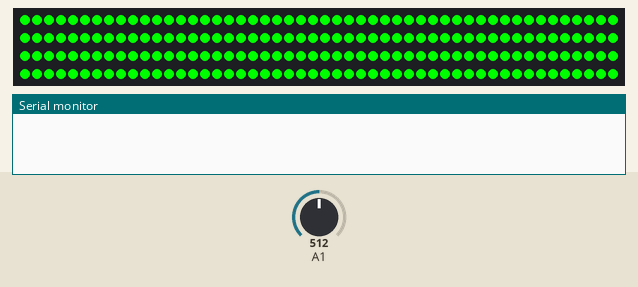
Simulated run of this sketch. Board: Arduino Uno, built with avr-gcc and run on an emulated ATmega328P. On the bench: 200 RGB LEDs in strip order, left to right, continuing on the next row, the last lines printed to the serial monitor. Inputs (shaded band) come from the test bench; at power-on: A1 = 512. Colours are those a GRB WS2812 strip shows for the declared byte order.

Above: at 0.1 s.
At 2.2 s:
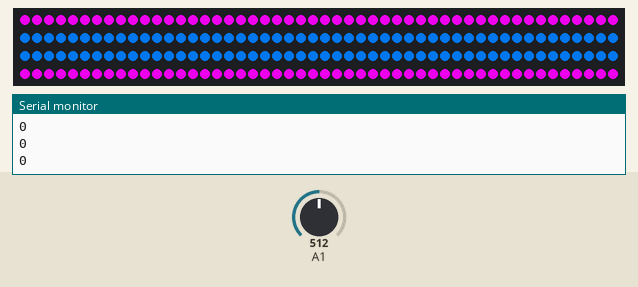
2.3 s: A1 set to 440
3.8 s: A1 set to 460
5.3 s: A1 set to 511
At 5.35 s:
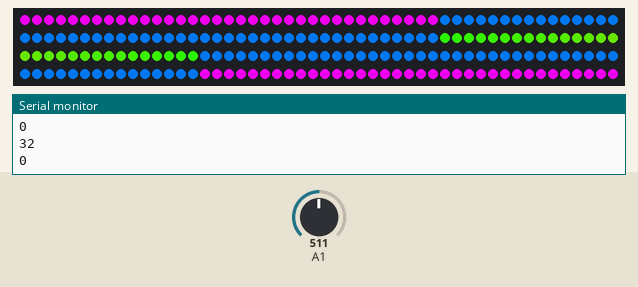
Timing chart, 0 to 8.3 s (numbered marks = the images above; inputs shaded):
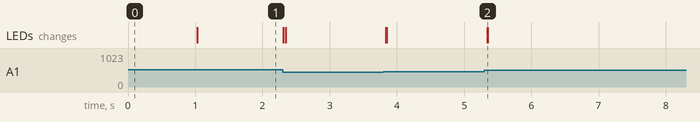

The sketch:

LED.ino
```cpp
#include <FastLED.h>

#define NUM_LEDS 200
#define LED_PIN 3
#define SOUND_PIN 1
#define brightness 255

const int sampleWindow = 10; // Sample window width in mS (50 mS = 20Hz)
unsigned int sample;

float sensorvalue = 0, lastmaxsensorvalue = 0, lastminsensorvalue = 1024.0;
int curshow = NUM_LEDS;
float val;

int findLEDNum(int len, float soundMin, float soundMax, float sound);

int loopCount = 0;

float fade_scale = 1.3;

float fscale(float originalMin, float originalMax, float newBegin, float newEnd, float inputValue, float curve);
void FillLEDsFromPaletteColors(uint8_t colorIndex, int curshow, int flag);
void RunBeats(int x);
int leftOver = 0;
int seperator = 0;
void RunBeats2(int x);
int curshowArray[20] = {0};

void insertCurshow(int x)
{
    int i;
    for (i = 0; i < 19; i++)
    {
        curshowArray[i + 1] = curshowArray[i];
    }
    curshowArray[0] = x;
}
int averageCurshow()
{
    int i, sum = 0;
    for (i = 0; i < 20; i++)
    {
        sum += curshowArray[i];
    }
    int res = sum / 20;
    return res;
}

CRGBPalette16 currentPalette;
TBlendType currentBlending;

CRGB currentColor;
CRGB leds[NUM_LEDS];

void setup()
{
    Serial.begin(9600);
    // put your setup code here, to run once:
    FastLED.addLeds<WS2812B, LED_PIN, BRG>(leds, NUM_LEDS);
    FastLED.setBrightness(brightness);
    for (int i = 0; i < NUM_LEDS; i++)
        leds[i] = CRGB(0, 0, 255);
    currentPalette = PartyColors_p;
    currentBlending = LINEARBLEND;
    FastLED.show();
    delay(1000);
}

void loop()
{
    unsigned long startMillis = millis(); // Start of sample window
    unsigned int peakToPeak = 0;          // peak-to-peak level

    unsigned int signalMax = 0;
    unsigned int signalMin = 1024;

    // collect data for 50 mS
    while (millis() - startMillis < sampleWindow)
    {
        sample = analogRead(1);
        if (sample < 1024) // toss out spurious readings
        {
            if (sample > signalMax)
            {
                signalMax = sample; // save just the max levels
            }
            else if (sample < signalMin)
            {
                signalMin = sample; // save just the min levels
            }
        }
    }
    peakToPeak = signalMax - signalMin; // max - min = peak-peak amplitude

    static uint8_t startIndex = 0;
    sensorvalue = peakToPeak;
    curshow = fscale(15, 645, 0, NUM_LEDS, sensorvalue, 2);
    startIndex = startIndex + 1; /* motion speed */
                                 //  FillLEDsFromPaletteCoitlors( startIndex,curshow);
                                 //  curshow = findLEDNum(NUM_LEDS,lastminsensorvalue,lastmaxsensorvalue,sensorvalue);
                                 //  curshow = abs(curshow);
                                 //  Serial.print(sensorvalue);
                                 //  Serial.print(" ");
    Serial.println(curshow);
    //  FillLEDsFromPaletteColors( startIndex,curshow,0);
    //  FillLEDsFromPaletteColors( startIndex,curshow,1);
    //  FillLEDsFromPaletteColors( startIndex,curshow,2);
    FillLEDsFromPaletteColors(startIndex, curshow, 4);
    //  RunBeats(peakToPeak);
    //  RunBeats2(peakToPeak);
    FastLED.show();
    loopCount++;
    //  delay(50);
}

void FillLEDsFromPaletteColors(uint8_t colorIndex, int curshow, int flag)
{
    if (flag == 0)
    {
        //    uint8_t brightness = 50;

        for (int i = 0; i < NUM_LEDS; i++)
        {
            if (i <= curshow)
            {
                leds[i] = ColorFromPalette(currentPalette, colorIndex, brightness, currentBlending);
                colorIndex += 1;
            }
            else
            {
                leds[i] = CRGB(leds[i].r / fade_scale, leds[i].g / fade_scale, leds[i].b / fade_scale);
            }
        }
    }
    else if (flag == 1)
    {
        //    uint8_t brightness = 255;

        for (int i = NUM_LEDS / 2 - 1, j = NUM_LEDS / 2; i >= 0 && j < NUM_LEDS; i--, j++)
        {

            if (NUM_LEDS / 2 - i <= curshow / 2)
            {
                leds[i] = ColorFromPalette(currentPalette, colorIndex, brightness, currentBlending);
                leds[j] = ColorFromPalette(currentPalette, colorIndex, brightness, currentBlending);
                colorIndex += 1;
            }
            else
            {
                leds[i] = CRGB(leds[i].r / fade_scale, leds[i].g / fade_scale, leds[i].b / fade_scale);
                leds[j] = CRGB(leds[j].r / fade_scale, leds[j].g / fade_scale, leds[j].b / fade_scale);
            }
        }
    }
    else if (flag == 2)
    {
        for (int i = NUM_LEDS / 2 - 1, j = NUM_LEDS / 2; i >= 0 && j < NUM_LEDS; i--, j++)
        {

            if (NUM_LEDS / 2 - i <= curshow / 2)
            {
                leds[i] = ColorFromPalette(currentPalette, colorIndex, brightness, currentBlending);
                leds[j] = ColorFromPalette(currentPalette, colorIndex, brightness, currentBlending);
                colorIndex += 1;
            }
            else if (NUM_LEDS / 2 - i <= curshow / 2 + NUM_LEDS / 4)
            {
                leds[i] = CRGB(0, 200, 100);
                leds[j] = CRGB(0, 200, 100);
            }
            else
            {
                leds[i] = CRGB(200, 200, 0);
                leds[j] = CRGB(200, 200, 0);
            }
        }
    }
    else if (flag == 3)
    {
        insertCurshow(curshow);
        int average = averageCurshow();
        Serial.print(" ");
        Serial.println(average);
        for (int i = NUM_LEDS / 2 - 1, j = NUM_LEDS / 2; i >= 0 && j < NUM_LEDS; i--, j++)
        {

            if (NUM_LEDS / 2 - i <= average / 2)
            {
                leds[i] = ColorFromPalette(currentPalette, colorIndex, brightness, currentBlending);
                leds[j] = ColorFromPalette(currentPalette, colorIndex, brightness, currentBlending);
                colorIndex += 1;
            }
            else
            {
                leds[i] = CRGB(leds[i].r / fade_scale, leds[i].g / fade_scale, leds[i].b / fade_scale);
                leds[j] = CRGB(leds[j].r / fade_scale, leds[j].g / fade_scale, leds[j].b / fade_scale);
            }
        }
    }
    else if (flag == 4)
    {
        insertCurshow(curshow);
        int average = averageCurshow();
        for (int i = NUM_LEDS / 2 - 1, j = NUM_LEDS / 2; i >= 0 && j < NUM_LEDS; i--, j++)
        {

            if (NUM_LEDS / 2 - i <= average / 2)
            {
                leds[i] = ColorFromPalette(currentPalette, colorIndex, brightness, currentBlending);
                leds[j] = ColorFromPalette(currentPalette, colorIndex, brightness, currentBlending);
                colorIndex += 1;
            }
            else if (NUM_LEDS / 2 - i <= average / 2 + NUM_LEDS / 4)
            {
                leds[i] = CRGB(0, 200, 100);
                leds[j] = CRGB(0, 200, 100);
            }
            else
            {
                leds[i] = CRGB(200, 200, 0);
                leds[j] = CRGB(200, 200, 0);
            }
        }
    }
}

void RunBeats(int x)
{

    if (x > 15)
    {
        float mappedSound = map(15, 645, 0, 15, x);
        leds[0] = ColorFromPalette(currentPalette, (int)mappedSound, brightness, currentBlending);
    }
    else
    {
        leds[0] = CRGB(0, 0, 0);
    }

    for (int z = NUM_LEDS; z > 0; z--)
    {
        leds[z] = leds[z - 1];
    }
}

void RunBeats2(int x)
{
    //  uint8_t brightness = 255;
    //  int x = analogRead(SOUND_PIN);
    if (x < 50)
    {
        leds[0] = CRGB(0, 0, 0);
    }
    else if (x > 100 && x <= 200)
    {
        leds[0] = CRGB(255, 154, 0);
    }
    else if (x > 300 && x <= 350)
    {
        leds[0] = CRGB(255, 255, 0);
    }
    else if (x > 350 && x <= 400)
    {
        leds[0] = CRGB(0, 255, 0);
    }
    else if (x > 450 && x <= 500)
    {
        leds[0] = CRGB(0, 0, 255);
    }
    else if (x > 550 && x <= 600)
    {
        leds[0] = CRGB(150, 102, 255);
    }
    else
    {
        leds[0] = CRGB(255, 0, 255);
    }
    for (int z = NUM_LEDS; z > 0; z--)
    {
        leds[z] = leds[z - 1];
    }
}

float fscale(float originalMin, float originalMax, float newBegin, float newEnd, float inputValue, float curve)
{

    float OriginalRange = 0;
    float NewRange = 0;
    float zeroRefCurVal = 0;
    float normalizedCurVal = 0;
    float rangedValue = 0;
    boolean invFlag = 0;

    // condition curve parameter
    // limit range

    if (curve > 10)
        curve = 10;
    if (curve < -10)
        curve = -10;

    curve = (curve * -.1);  // - invert and scale - this seems more intuitive - postive numbers give more weight to high end on output
    curve = pow(10, curve); // convert linear scale into lograthimic exponent for other pow function

    /*
   Serial.println(curve * 100, DEC);   // multply by 100 to preserve resolution
   Serial.println();
   */

    // Check for out of range inputValues
    if (inputValue < originalMin)
    {
        inputValue = originalMin;
    }
    if (inputValue > originalMax)
    {
        inputValue = originalMax;
    }

    // Zero Refference the values
    OriginalRange = originalMax - originalMin;

    if (newEnd > newBegin)
    {
        NewRange = newEnd - newBegin;
    }
    else
    {
        NewRange = newBegin - newEnd;
        invFlag = 1;
    }

    zeroRefCurVal = inputValue - originalMin;
    normalizedCurVal = zeroRefCurVal / OriginalRange; // normalize to 0 - 1 float

    // Check for originalMin > originalMax  - the math for all other cases i.e. negative numbers seems to work out fine
    if (originalMin > originalMax)
    {
        return 0;
    }

    if (invFlag == 0)
    {
        rangedValue = (pow(normalizedCurVal, curve) * NewRange) + newBegin;
    }
    else // invert the ranges
    {
        rangedValue = newBegin - (pow(normalizedCurVal, curve) * NewRange);
    }

    return rangedValue;
}
```

Measured:
- after the input at 5.3 s, the LEDs: change at once (image 2)
